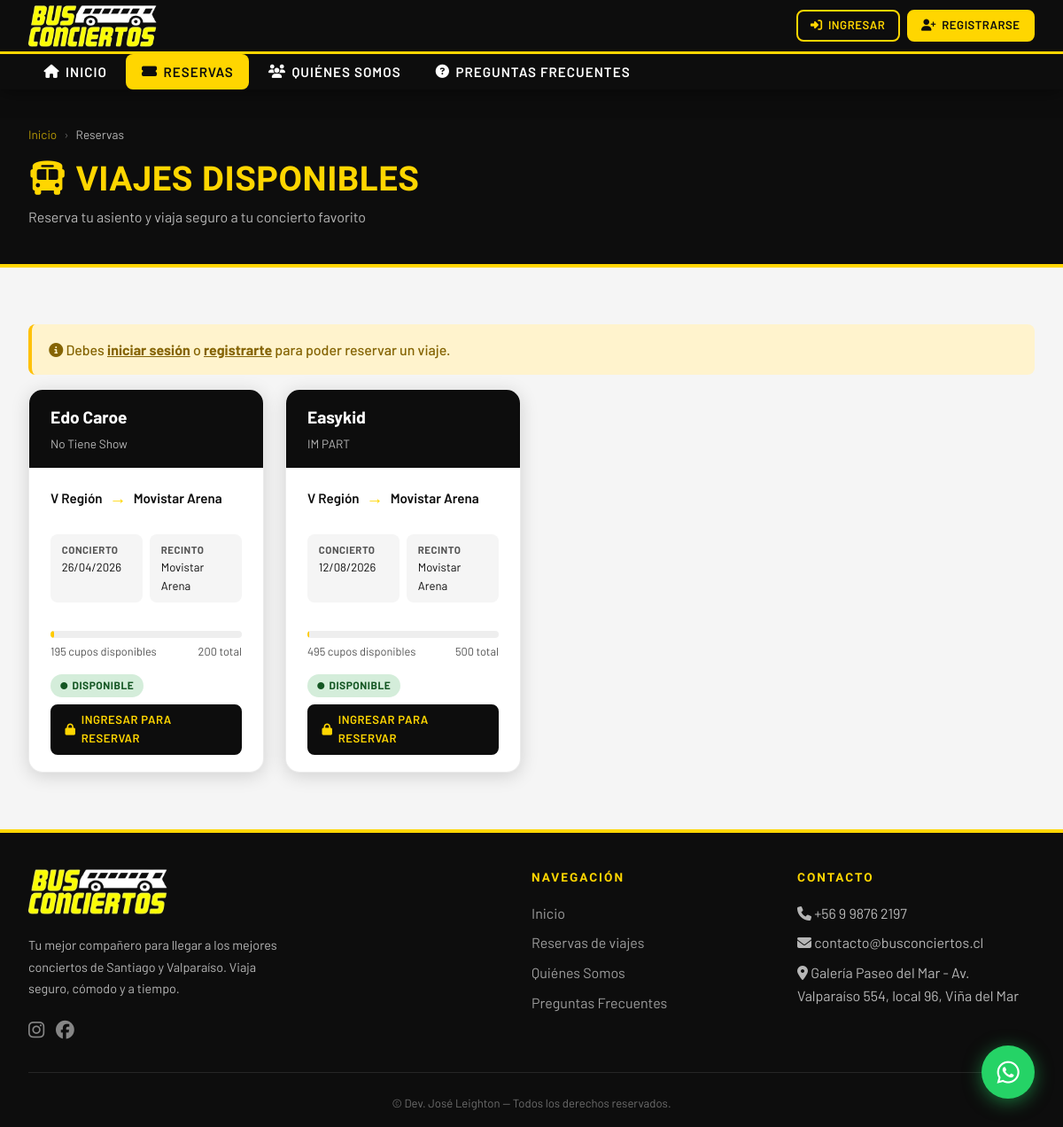
Page /reservas/ on the committed database.
### reservas/models.py (models this page shows, shortened)
class Viaje(models.Model):
    ESTADO_CHOICES = [
        ('disponible', 'Disponible'),
        ('completo', 'Completo'),
        ('cancelado', 'Cancelado'),
        ('realizado', 'Realizado'),
    ]
    concierto = models.ForeignKey(Concierto, on_delete=models.CASCADE, verbose_name='Concierto')
    coordinador = models.ForeignKey(
        User, on_delete=models.SET_NULL, null=True,
        related_name='viajes_coordinados', verbose_name='Coordinador'
    )
    origen = models.CharField(max_length=200, verbose_name='Punto de Origen')
    destino = models.CharField(max_length=200, verbose_name='Destino')
    fecha_salida = models.DateField(verbose_name='Fecha de Salida')
    cupos_totales = models.PositiveIntegerField(verbose_name='Cupos Totales')
    precio_vuelta = models.DecimalField(max_digits=10, decimal_places=0, default=0, verbose_name='Precio Solo Vuelta (CLP)')
    estado = models.CharField(max_length=20, choices=ESTADO_CHOICES, default='disponible')
    descripcion = models.TextField(blank=True, verbose_name='Descripción adicional')
    creado_en = models.DateTimeField(auto_now_add=True)
    class Meta:
        verbose_name = 'Viaje'
        verbose_name_plural = 'Viajes'
        ordering = ['fecha_salida']
    @property
    def cupos_disponibles(self):
        from django.db.models import Sum
        cupos_usados = self.reserva_set.filter(estado='pagado').aggregate(total=Sum('cantidad'))['total'] or 0
        return self.cupos_totales - cupos_usados
    @property
    def cupos_ocupados(self):
        from django.db.models import Sum
        return self.reserva_set.filter(estado='pagado').aggregate(total=Sum('cantidad'))['total'] or 0

### core/models.py (models this page shows, shortened)
class Concierto(models.Model):
    REGION_CHOICES = [
        ('santiago', 'Santiago'),
        ('valparaiso', 'Región de Valparaíso'),
    ]
    nombre = models.CharField(max_length=200, verbose_name='Nombre del Concierto')
    artista = models.CharField(max_length=200, verbose_name='Artista / Banda')
    fecha = models.DateField(verbose_name='Fecha')
    lugar = models.CharField(max_length=300, verbose_name='Lugar / Recinto')
    region = models.CharField(max_length=20, choices=REGION_CHOICES, verbose_name='Región')
    descripcion = models.TextField(blank=True, verbose_name='Descripción')
    imagen_url = models.URLField(blank=True, verbose_name='URL Imagen')
    activo = models.BooleanField(default=True)
    class Meta:
        verbose_name = 'Concierto'
        verbose_name_plural = 'Conciertos'
        ordering = ['fecha']

### reservas/views.py (the view)
# urls.py: path('', views.lista_viajes, name='lista_viajes'),
def lista_viajes(request):
    viajes = Viaje.objects.filter(
        estado='disponible',
        fecha_salida__gte=timezone.now().date()
    ).select_related('concierto').order_by('fecha_salida')
    return render(request, 'reservas/lista_viajes.html', {'viajes': viajes})

### reservas/templates/reservas/lista_viajes.html (shortened to what this page needs)
{% extends 'base.html' %}
{% block content %}
<div class="page-header">
  <div class="container">
    <div class="breadcrumb"><a href="/">Inicio</a><span>›</span> Reservas</div>
    <h1><i class="fa fa-bus"></i> Viajes Disponibles</h1>
    <p>Reserva tu asiento y viaja seguro a tu concierto favorito</p>
  </div>
</div>
<section class="seccion">
  {% if not user.is_authenticated %}
  <div class="alert alert-warning lv-alert-anim">
    <i class="fa fa-info-circle"></i>
    Debes <a href="{% url 'login' %}" style="color:inherit;text-decoration:underline;"><strong>iniciar sesión</strong></a> o
    <a href="{% url 'registro' %}" style="color:inherit;text-decoration:underline;"><strong>registrarte</strong></a> para poder reservar un viaje.
  </div>
  {% endif %}
  {% if viajes %}
  <div class="conciertos-grid">
    {% for viaje in viajes %}
    <div class="card-viaje lv-card-anim" style="animation-delay: {{ forloop.counter0 }}00ms;">
      <div class="viaje-header">
        <div>
          <div class="viaje-titulo">{{ viaje.concierto.artista }}</div>
          <div style="font-size:0.85rem;color:rgba(255,255,255,0.7);margin-top:0.2rem;">{{ viaje.concierto.nombre }}</div>
        </div>
      </div>
      <div class="viaje-body">
        <div class="viaje-ruta">
          <span>{{ viaje.origen }}</span>
          <span class="flecha">→</span>
          <span>{{ viaje.destino }}</span>
        </div>
        <div class="viaje-info-grid">
          <div class="viaje-info-item">
            <strong>Concierto</strong>
            {{ viaje.concierto.fecha|date:"d/m/Y" }}
          </div>
          <div class="viaje-info-item">
            <strong>Recinto</strong>
            <span class="lv-tooltip" data-tip="{{ viaje.concierto.lugar }}">{{ viaje.concierto.lugar|truncatechars:25 }}</span>
          </div>
        </div>
        {% with pct=viaje.cupos_ocupados|default:0 %}
        <div style="margin-top:1rem;">
          <div class="cupos-bar">
            {% if viaje.cupos_totales > 0 %}
            <div class="cupos-fill" style="width:{% widthratio viaje.cupos_ocupados viaje.cupos_totales 100 %}%"></div>
            {% endif %}
          </div>
          <div class="cupos-info">
            <span>{{ viaje.cupos_disponibles }} cupos disponibles</span>
            <span>{{ viaje.cupos_totales }} total</span>
          </div>
        </div>
        {% endwith %}
        <div class="viaje-action" style="display:flex;align-items:center;justify-content:space-between;flex-wrap:wrap;gap:0.5rem;">
          <span class="badge-estado badge-{{ viaje.estado }}">
            <i class="fa fa-circle" style="font-size:0.5rem;"></i>
            {{ viaje.get_estado_display }}
          </span>
          {% if user.is_authenticated %}
            {% if viaje.cupos_disponibles > 0 and viaje.estado == 'disponible' %}
            <a href="{% url 'detalle_viaje' viaje.pk %}" class="btn btn-primary btn-sm"><i class="fa fa-ticket-alt"></i> Reservar</a>
            {% else %}
            <span class="btn btn-sm" style="background:#eee;color:#999;cursor:default;">Sin cupos</span>
            {% endif %}
          {% else %}
          <a href="{% url 'login' %}?next={% url 'detalle_viaje' viaje.pk %}" class="btn btn-dark btn-sm"><i class="fa fa-lock"></i> Ingresar para reservar</a>
          {% endif %}
        </div>
      </div>
    </div>
    {% endfor %}
  </div>
  {% endif %}
</section>
{% endblock %}

### static/css/main.css (style rules this page uses)
:root { --amarillo: #FFD600; --amarillo-hover: #FFC200; --amarillo-light: #FFF9C4; --negro: #0D0D0D; --negro-suave: #1A1A1A; --gris-oscuro: #2C2C2C; --gris-medio: #555; --gris-claro: #F5F5F5; --blanco: #FFFFFF; --exito: #28A745; --peligro: #DC3545; --info: #17A2B8; --sombra: 0 4px 20px rgba(0,0,0,0.15); --sombra-fuerte: 0 8px 40px rgba(0,0,0,0.3); --radio: 8px; --radio-lg: 16px; }
* { scrollbar-width: thin; scrollbar-color: var(--amarillo) var(--gris-oscuro); }
*, *::before, *::after { box-sizing: border-box; margin: 0; padding: 0; }
body { font-family: 'Barlow', sans-serif; background: var(--gris-claro); color: var(--negro); line-height: 1.6; min-height: 100vh; display: flex; flex-direction: column; }
h1, h2, h3, h4, h5 { font-family: 'Barlow Condensed', sans-serif; font-weight: 700; letter-spacing: 0.5px; }
a { text-decoration: none; color: inherit; }
.btn { display: inline-flex; align-items: center; gap: 0.4rem; padding: 0.55rem 1.4rem; border-radius: var(--radio); font-weight: 600; font-size: 0.9rem; cursor: pointer; border: 2px solid transparent; transition: all 0.22s; text-transform: uppercase; letter-spacing: 0.5px; }
.btn-dark { background: var(--negro); color: var(--amarillo); border-color: var(--negro); }
.btn-sm { padding: 0.35rem 0.9rem; font-size: 0.82rem; }
.seccion { padding: 4rem 2rem; max-width: 1600px; margin: 0 auto; }
.conciertos-grid { display: grid; grid-template-columns: repeat(4, 1fr); gap: 1.5rem; }
.card-viaje { background: var(--blanco); border-radius: var(--radio-lg); overflow: hidden; box-shadow: var(--sombra); display: flex; flex-direction: column; border: 1px solid rgba(0,0,0,0.08); transition: transform 0.2s, box-shadow 0.2s; }
.card-viaje .viaje-header { background: var(--negro); color: var(--blanco); padding: 1rem 1.5rem; display: flex; justify-content: space-between; align-items: flex-start; }
.card-viaje .viaje-titulo { font-size: 1.2rem; font-weight: 700; }
.card-viaje .viaje-body { padding: 1.2rem 1.5rem; flex: 1; display: flex; flex-direction: column; }
.card-viaje .viaje-action { margin-top: auto; padding-top: 1rem; }
.viaje-ruta { display: flex; align-items: center; gap: 0.5rem; font-weight: 600; font-size: 0.95rem; margin-bottom: 0.8rem; flex-wrap: wrap; }
.viaje-ruta .flecha { color: var(--amarillo); font-size: 1.2rem; }
.viaje-info-grid { display: grid; grid-template-columns: 1fr 1fr; gap: 0.5rem; margin-top: 0.8rem; }
.viaje-info-item { background: var(--gris-claro); padding: 0.5rem 0.8rem; border-radius: var(--radio); font-size: 0.82rem; }
.viaje-info-item strong { display: block; font-size: 0.72rem; text-transform: uppercase; letter-spacing: 0.5px; color: var(--gris-medio); }
.cupos-bar { margin-top: 1rem; background: #eee; border-radius: 50px; height: 8px; overflow: hidden; }
.cupos-fill { height: 100%; background: linear-gradient(90deg, var(--amarillo), var(--amarillo-hover)); border-radius: 50px; transition: width 0.5s; }
.cupos-info { display: flex; justify-content: space-between; font-size: 0.8rem; color: var(--gris-medio); margin-top: 0.3rem; }
.badge-estado { display: inline-flex; align-items: center; gap: 0.3rem; padding: 0.2rem 0.7rem; border-radius: 50px; font-size: 0.75rem; font-weight: 700; text-transform: uppercase; letter-spacing: 0.5px; }
.badge-disponible { background: #d4edda; color: #155724; }
.alert { padding: 1rem 1.2rem; border-radius: var(--radio); margin-bottom: 1rem; font-weight: 500; display: block; }
.alert-warning { background: #fff3cd; color: #856404; border-left: 4px solid #ffc107; }
.page-header { background: var(--negro); color: var(--blanco); padding: 2.5rem 2rem; border-bottom: 4px solid var(--amarillo); }
.page-header .container { max-width: 1200px; margin: 0 auto; }
.page-header h1 { font-size: 2.4rem; color: var(--amarillo); text-transform: uppercase; }
.page-header p { color: rgba(255,255,255,0.7); }
.breadcrumb { display: flex; align-items: center; gap: 0.5rem; font-size: 0.85rem; margin-bottom: 0.5rem; opacity: 0.7; }
.breadcrumb a { color: var(--amarillo); }
.breadcrumb span { color: rgba(255,255,255,0.5); }

### rows in the picture
Viaje: concierto.artista "Edo Caroe", concierto.nombre "No Tiene Show", origen "V Región", destino "Movistar Arena", concierto.fecha "26/04/2026", concierto.lugar "Movistar Arena", cupos_disponibles "195", cupos_totales "200", estado "DISPONIBLE"
Viaje: concierto.artista "Easykid", concierto.nombre "IM PART", origen "V Región", destino "Movistar Arena", concierto.fecha "12/08/2026", concierto.lugar "Movistar Arena", cupos_disponibles "495", cupos_totales "500", estado "DISPONIBLE"
